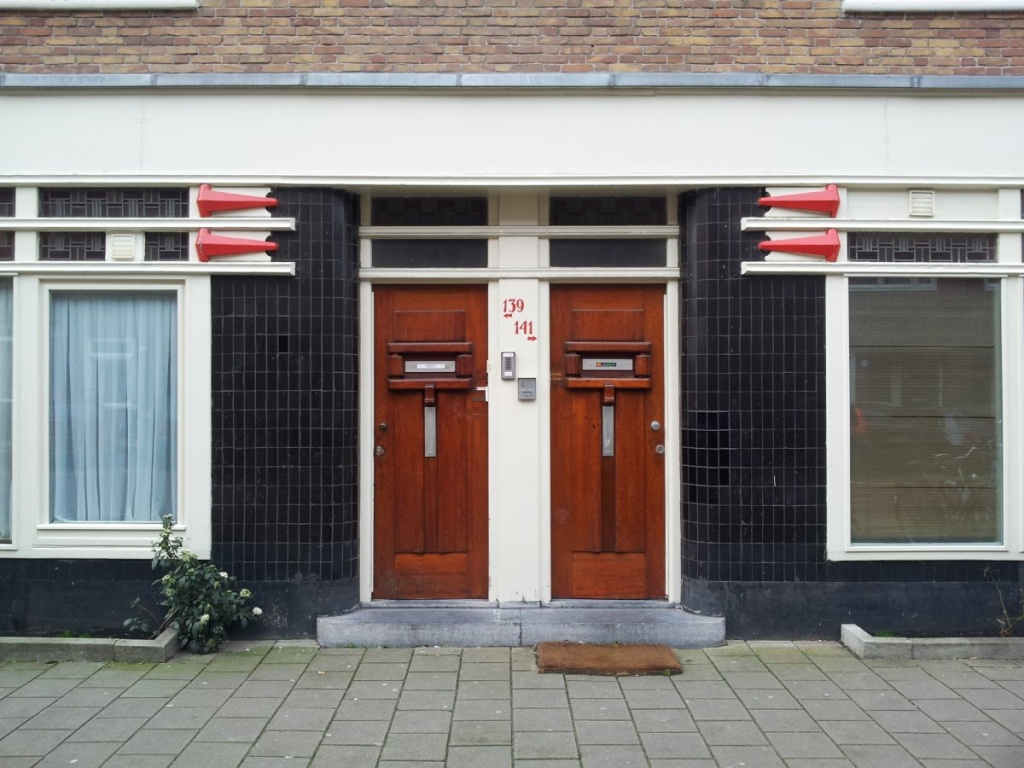
#> input picture data/SomeImage.jpg, 1024 x 768 px
$ python FinalDetection.py   (older library calls are emulated)
#> lines starting #> are read from the running program, lines starting #| are printed output that depends on the picture; after the words box and inside, x2 and y2 are one past the last pixel; in counts of white or black regions, pixels touching at a corner belong together
#> in process_image, image is the input picture: shape (768, 1024, 3); mean B, G, R 124, 126.9, 132.1
"""
Object Detection Script

Dit script detecteert objecten zoals deuren en ramen in afbeeldingen met behulp van contourdetectie.
Het slaat geannoteerde afbeeldingen en uitgesneden objecten op in een georganiseerde mapstructuur.
Een database van gedetecteerde objecten wordt geëxporteerd naar een Excel-bestand.
"""

import cv2
import os
import time
import numpy as np
import pandas as pd
from torch.utils.tensorboard.summary import image_boxes

COLOR_DICT = {
        "balkon": (0, 128, 128),
        "brievenbus": (128, 128, 0),
        "deur": (0, 0, 255),
        "deurbel": (255, 255, 0),
        "deurklink": (0, 255, 255),
        "deurmat": (255, 0, 255),
        "glaspaneel": (0, 255, 0),
        "lamp": (128, 0, 128),
        "raam": (255, 0, 0),
        "trap": (128, 128, 128),
    }

def append_to_excel(file_path, new_data):
    """
    Voeg nieuwe gegevens toe aan een bestaande Excel-bestand of maak een nieuw bestand.

    Parameters:
        file_path (str): Pad naar het Excel-bestand.
        new_data (pandas.DataFrame): Nieuwe gegevens om toe te voegen.

    Returns:
        None
    """
    if os.path.exists(file_path):
        # Laad bestaande gegevens en voeg nieuwe gegevens toe
        existing_data = pd.read_excel(file_path)
        combined_data = pd.concat([existing_data, new_data], ignore_index=True)
    else:
        # Gebruik alleen nieuwe gegevens als het bestand niet bestaat
        combined_data = new_data

    # Sla het bijgewerkte bestand op
    combined_data.to_excel(file_path, index=False)


def save_cropped_objects(image, x, y, w, h, label, output_dir):
    """
    Slaat een uitgesneden object op en retourneert de metadata.

    Parameters:
        image (numpy.ndarray): Originele afbeelding.
        x, y, w, h (int): Coördinaten en grootte van het object.
        label (str): Label van het object ('deur' of 'raam').
        output_dir (str): Directory waar de uitgesneden objecten worden opgeslagen.

    Returns:
        dict: Metadata van het uitgesneden object.
    """
    cutout_dir = os.path.join(output_dir, "cutouts")
    os.makedirs(cutout_dir, exist_ok=True)

    # Crop het object
    cropped_img = image[y:y + h, x:x + w]
    cropped_img_name = f"{label}_{x}_{y}.jpg"
    cropped_img_path = os.path.join(cutout_dir, cropped_img_name)
    cv2.imwrite(cropped_img_path, cropped_img)

    # Bereken gemiddelde kleur (RGB)
    avg_color_per_row = np.average(cropped_img, axis=0)
    avg_color = np.average(avg_color_per_row, axis=0).astype(int)  # BGR
    avg_color_rgb = avg_color[::-1]  # Omzetten naar RGB

    return {
        "label": label,
        "positie_x1": x,
        "positie_y1": y,
        "positie_x2": x + w,
        "positie_y2": y + h,
        "breedte": w,
        "hoogte": h,
        "aspect_ratio": w / h,
        "average_color_rgb": avg_color_rgb.tolist(),
        "object_image_path": cropped_img_path,
    }


def filter_contours(edges, image, image_name, output_dir):
    """
    Detecteert contouren en slaat de geannoteerde afbeelding en metadata op.

    Parameters:
        edges (numpy.ndarray): Binaire afbeelding van randen.
        image (numpy.ndarray): Originele afbeelding.
        image_name (str): Naam van de afbeelding (zonder extensie).
        output_dir (str): Directory waar de resultaten worden opgeslagen.

    Returns:
        list: Metadata van alle gedetecteerde objecten.
    """
    contours, _ = cv2.findContours(edges, cv2.RETR_EXTERNAL, cv2.CHAIN_APPROX_SIMPLE)

    contour_image = image.copy()
    results = []

    for cnt in contours:
        x, y, w, h = cv2.boundingRect(cnt)

        # Filter objecten op grootte
        if w > 50 and h > 100:
            aspect_ratio = float(w) / h

            # Label bepalen
            if aspect_ratio < 0.5:
                label = "deur"
            elif 0.5 <= aspect_ratio < 1.5:
                label = "raam"
            else:
                continue

            kleur = COLOR_DICT.get(label, (255, 255, 255))

            # Teken bounding box en label op de afbeelding
            cv2.rectangle(contour_image, (x, y), (x + w, y + h), kleur, 2)
            cv2.putText(
                contour_image,
                label,
                (x, y - 10),
                cv2.FONT_HERSHEY_SIMPLEX,
                0.5,
                kleur,
                2,
            )

            # Sla metadata en uitgesneden object op
            result = save_cropped_objects(image, x, y, w, h, label, output_dir)
            results.append(result)

    # Sla de geannoteerde afbeelding op
    annotated_image_path = os.path.join(output_dir, f"{image_name}_annotated.jpg")
    cv2.imwrite(annotated_image_path, contour_image)

    return results


def detect_doors_with_sobel(image):
    """
    Voert Sobel-detectie uit en genereert een binaire afbeelding met randen.

    Parameters:
        image (numpy.ndarray): Originele afbeelding.

    Returns:
        numpy.ndarray: Binaire afbeelding met randen.
    """
    start_time = time.time()

    gray = cv2.cvtColor(image, cv2.COLOR_BGR2GRAY)
    # cv2.imwrite('Gray.png', gray)
    blurred = cv2.GaussianBlur(gray, (15, 15), 0)
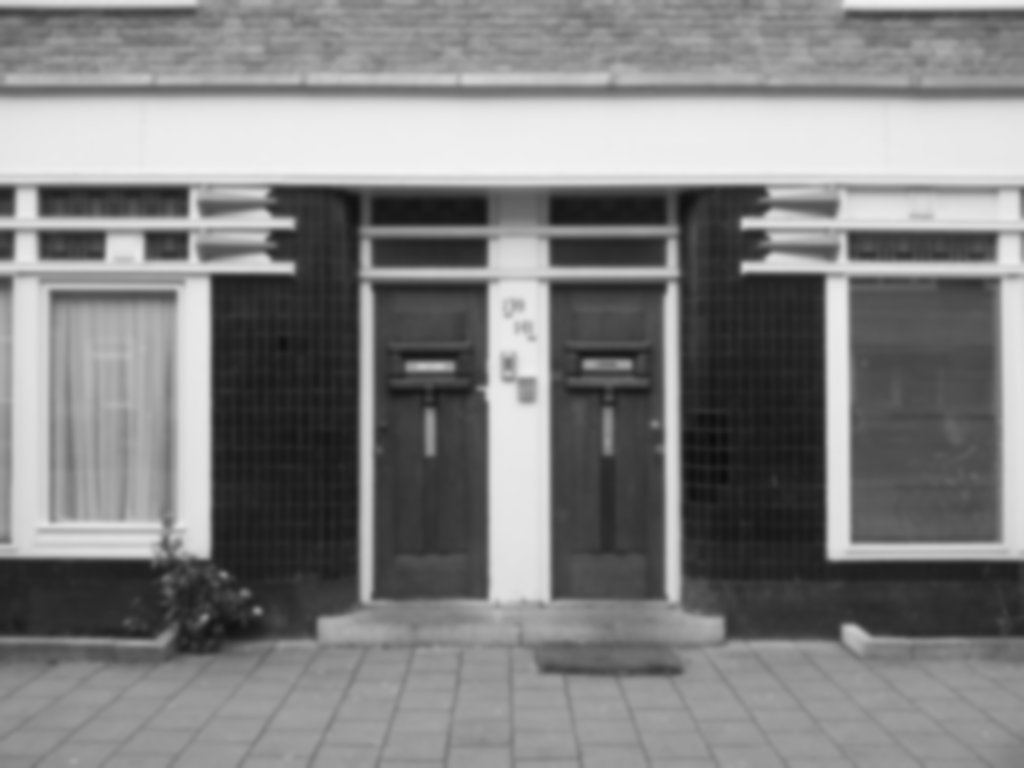
#> blurred: shape (768, 1024); min 12, max 243, mean 128.1
    # cv2.imwrite('Gaussian_.png', blurred)
    sobel_x = cv2.Sobel(blurred, cv2.CV_64F, 1, 0, ksize=3)
    sobel_y = cv2.Sobel(blurred, cv2.CV_64F, 0, 1, ksize=3)
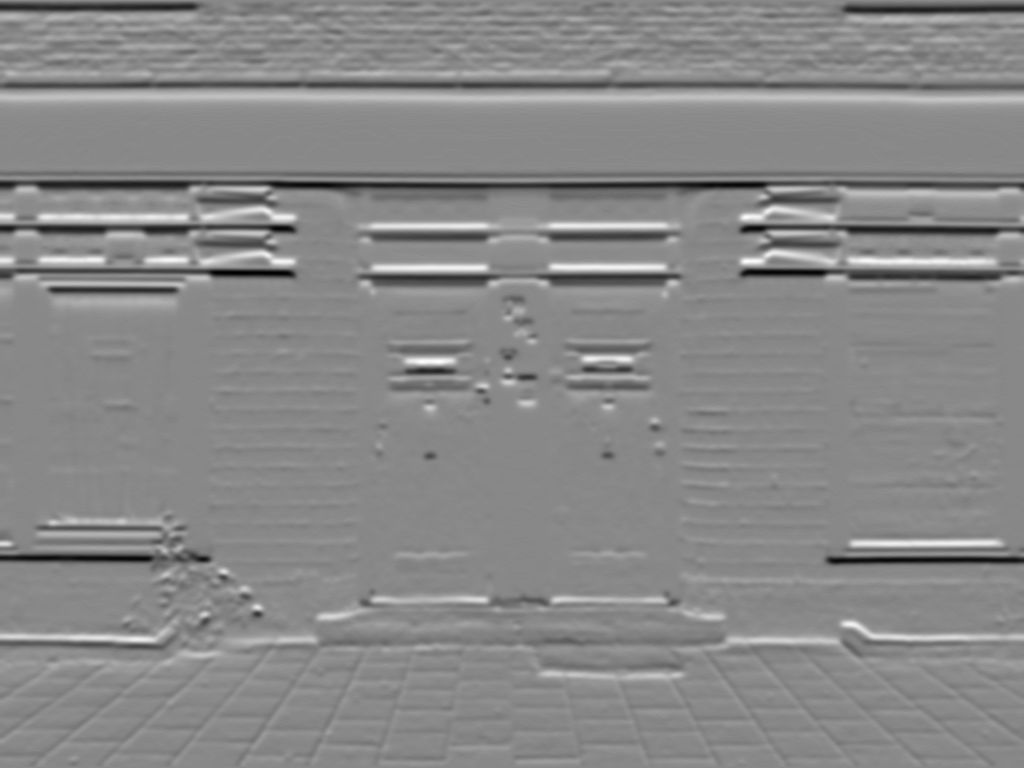
#> sobel_y: shape (768, 1024) float64; min -226, max 196, mean -0.3; drawn with min black and max white
    magnitude = cv2.magnitude(sobel_x, sobel_y)
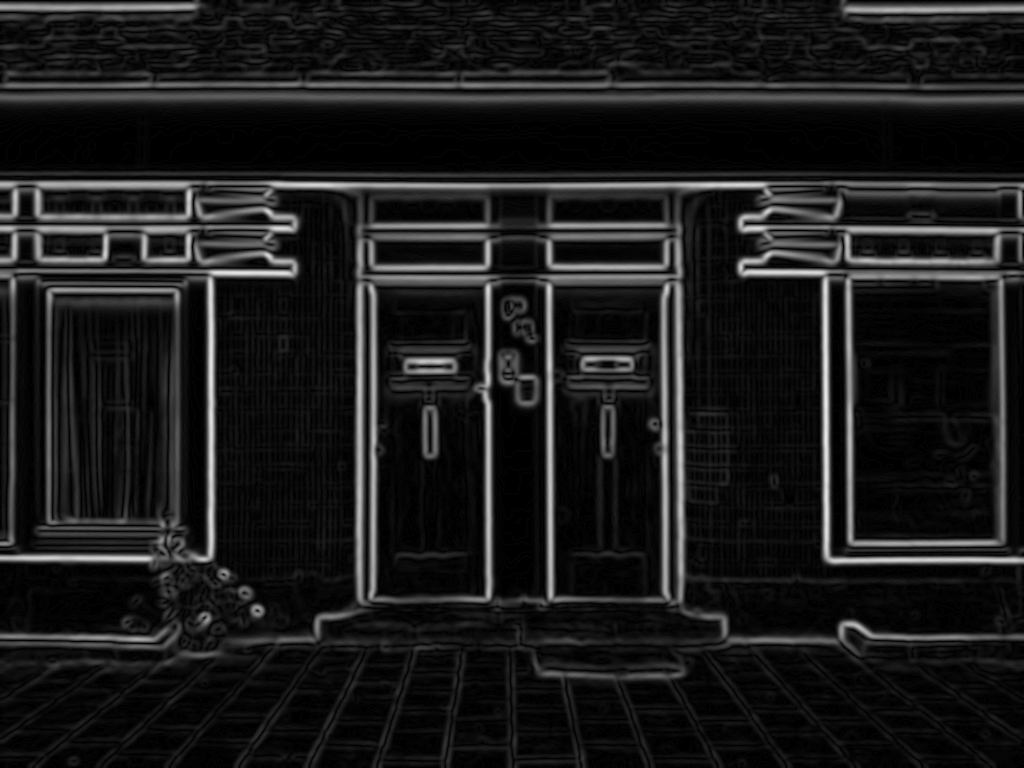
#> magnitude: shape (768, 1024) float64; min 0, max 232, mean 26.8
    sobel_image = np.uint8(np.clip(magnitude, 0, 255))
    # cv2.imwrite('Sobel_.png', sobel_image)

    edges = cv2.Canny(sobel_image, 100, 250)
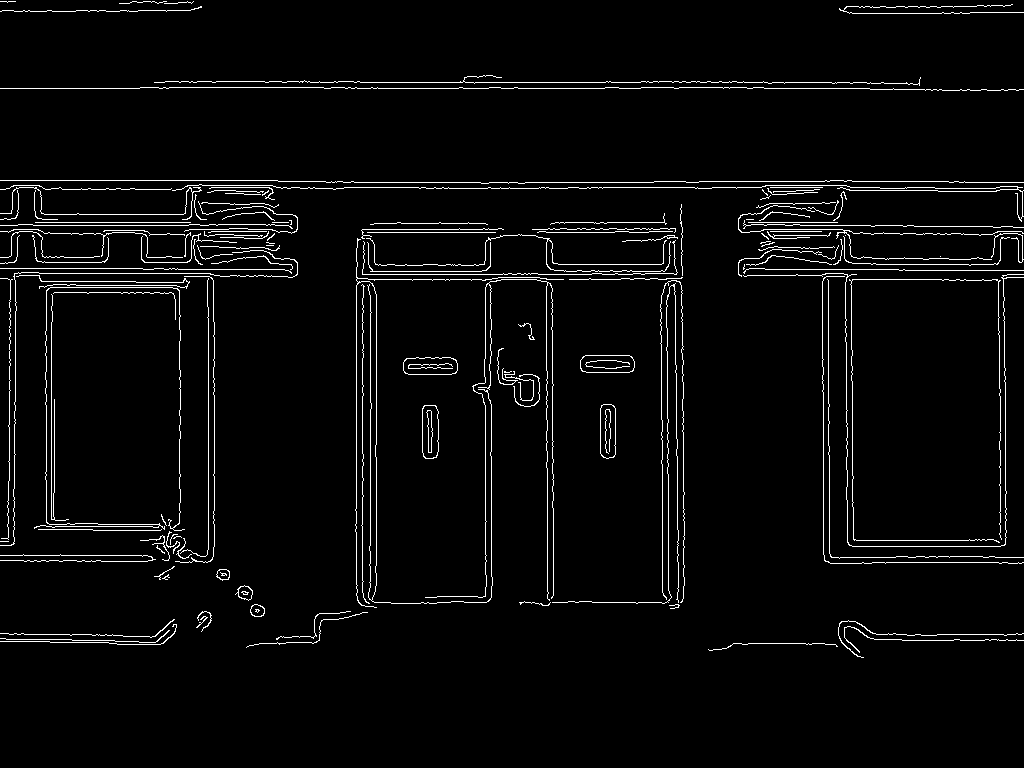
#> edges: shape (768, 1024); 3.4% white in thin lines or dots, all inside (x1, y1, x2, y2) = (0, 1, 1024, 658)
    # cv2.imwrite('Canny_.png', edges)

    print(f"Detectie voltooid in {time.time() - start_time:.2f} seconden")
    return edges


def process_image(image_path, results):
    """
    Verwerkt een enkele afbeelding en slaat de resultaten op.

    Parameters:
        image_path (str): Pad naar de afbeelding.
        results (list): Lijst waarin metadata van gedetecteerde objecten wordt opgeslagen.
    """
    image = cv2.imread(image_path)
    if image is None:
        print(f"Error: Kon afbeelding niet laden: {image_path}")
        return

    image_name = os.path.basename(image_path).split('.')[0]
    output_dir = os.path.join("detected_objects", image_name)
    os.makedirs(output_dir, exist_ok=True)

    edges = detect_doors_with_sobel(image)
    image_results = filter_contours(edges, image, image_name, output_dir)
#> in filter_contours, `contours, _ = cv2.findContours(edges, cv2.RETR_EXTERNAL, cv2.CHAIN_APP..`: contours = 137 contours, 125 with area under 20; largest, box (x1, y1, x2, y2) and area: (580, 355, 635, 373) 878, (403, 357, 458, 375) 857, (422, 405, 439, 459) 810, (600, 404, 616, 459) 777, (235, 585, 253, 601) 162
#> the loop in filter_contours, `for cnt in contours:` made 137 passes
#> (x, y, w, h, aspect_ratio, label, kleur, cropped_img_name in save_cropped_objects) on passes 39, 41, 43, 44, 45, 49, 52, 59: (34, 287, 151, 244, 0.619, 'raam', (255, 0, 0), 'raam_34_287.jpg'), (552, 283, 127, 321, 0.396, 'deur', (0, 0, 255), 'deur_552_283.jpg'), (849, 279, 153, 264, 0.58, 'raam', (255, 0, 0), 'raam_849_279.jpg'), (827, 279, 197, 280, 0.704, 'raam', (255, 0, 0), 'raam_827_279.jpg'), (425, 279, 129, 322, 0.401, 'deur', (0, 0, 255), 'deur_425_279.jpg'), (822, 276, 202, 288, 0.701, 'raam', (255, 0, 0), 'raam_822_276.jpg'), (743, 273, 281, 274, 1.03, 'raam', (255, 0, 0), 'raam_743_273.jpg'), (0, 250, 298, 296, 1.01, 'raam', (255, 0, 0), 'raam_0_250.jpg')
#> (x, y, w, h, aspect_ratio, label, kleur) on pass 73: (355, 238, 209, 370, 0.565, 'raam', (255, 0, 0))
#> after the loop in filter_contours, `for cnt in contours:`:
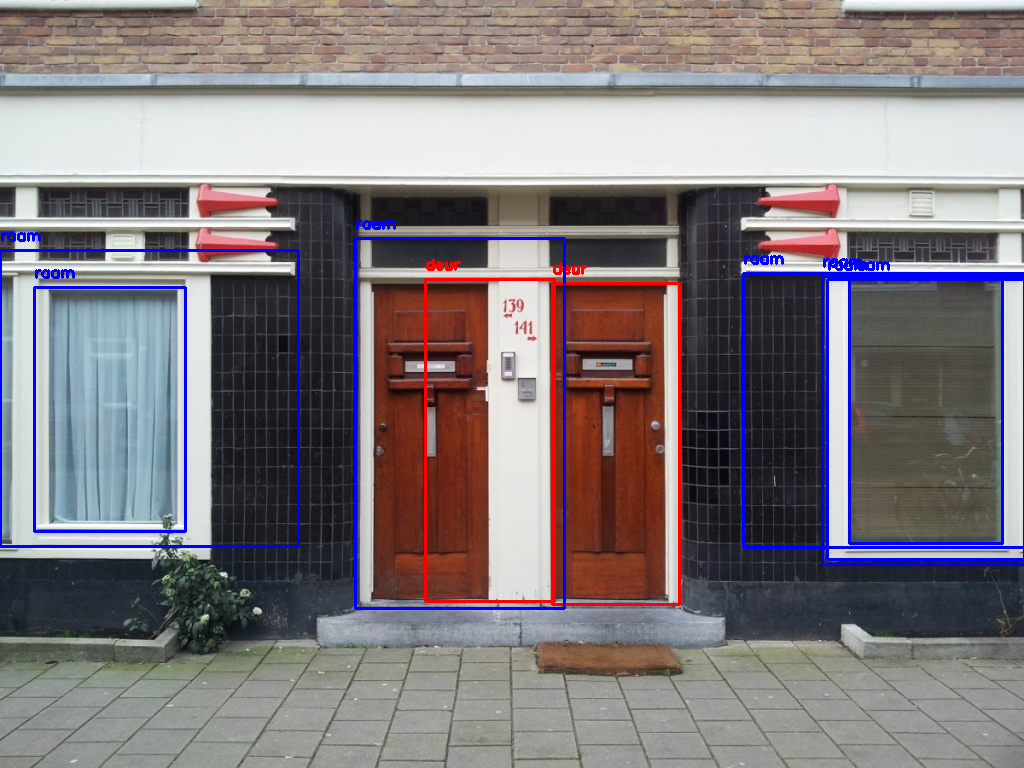
#> contour_image: shape (768, 1024, 3); 3.19% of pixels changed, all inside (x1, y1, x2, y2) = (0, 220, 1024, 610)
#> after the loop in filter_contours, `for cnt in contours:`: results = 9 items
#> image_results = 9 items

    for res in image_results:
        res["afbeelding"] = image_name
#> this loop made 9 passes
    results.extend(image_results)


def main():
    """
    Hoofdfunctie om afbeeldingen te verwerken en een Excel-database te genereren.
    """

    image_path = "../data/SomeImage.jpg"

    results = []
    process_image(image_path, results)

    results_df = pd.DataFrame(results)

    append_to_excel("conventioneel_detected_objects.xlsx", results_df)
    print("Export compleet. Resultaten opgeslagen in conventioneel_detected_objects.xlsx")


if __name__ == "__main__":
    main()
